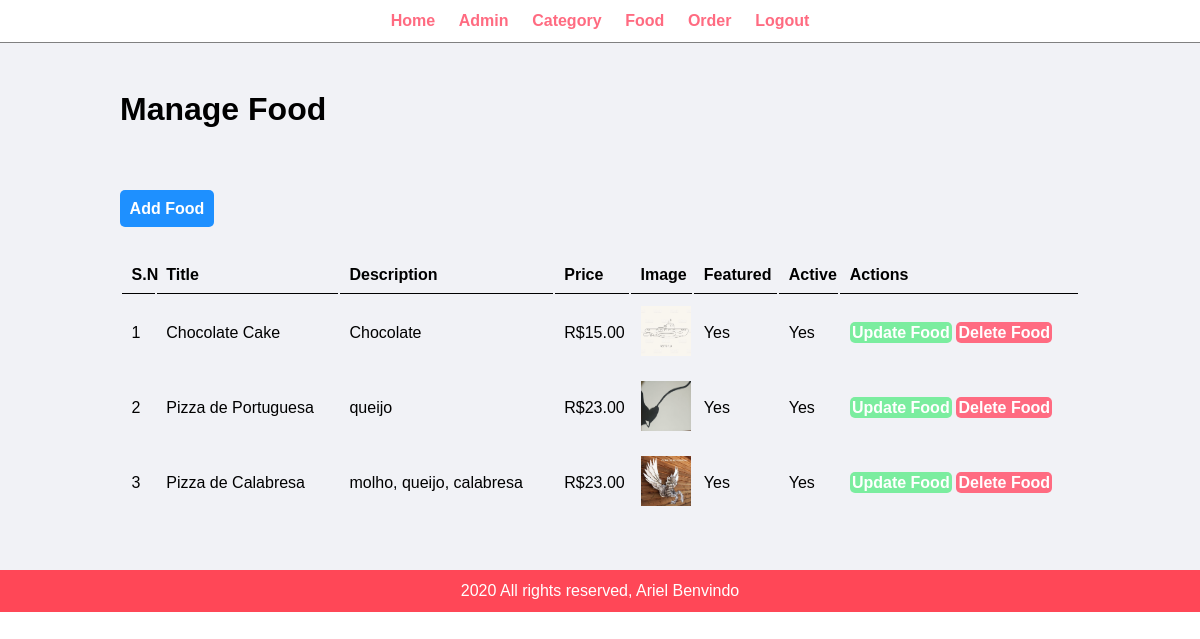
Screenshot of /admin/manage-food.php (signed in) with the database file from the repository.
### tables this page shows
CREATE TABLE `tbl_food` (
  `id` int(10) UNSIGNED NOT NULL,
  `title` varchar(150) NOT NULL,
  `description` varchar(255) NOT NULL,
  `price` decimal(10,2) NOT NULL,
  `image_id` varchar(255) NOT NULL,
  `category_id` int(10) UNSIGNED NOT NULL,
  `featured` varchar(10) NOT NULL,
  `active` varchar(10) NOT NULL
);

### admin/manage-food.php (the view, shortened to what this page needs)
<?php include 'partials/menu.php'; ?>
        <div class="main-content">
            <div class="wrapper">
                <h1>Manage Food</h1>
                <br/><br/>
                <br><br>
                <a href="<?php echo SITEURL ?>admin/add-food.php" class="btn-primary">Add Food</a>
                <br/><br/><br/>
                <table class="tbl-full">
                    <tr>
                        <th>S.N</th>
                        <th>Title</th>
                        <th>Description</th>
                        <th>Price</th>
                        <th>Image</th>
                        <th>Featured</th>
                        <th>Active</th>
                        <th>Actions</th>
                    </tr>
                    <?php
                        $sql = "SELECT * FROM tbl_food";
                        $res = mysqli_query($conn,$sql);
                        $count = mysqli_num_rows($res);
                        $sn = 1;
                        if($count>0){
                            while($row=mysqli_fetch_assoc($res)){
                                $id = $row['id'];
                                $title = $row['title'];
                                $description = $row['description'];
                                $price = $row['price'];
                                $image_name = $row['image_id'];
                                $featured = $row['featured'];
                                $active = $row['active'];
                                ?>
                                    <tr>
                                        <td><?php echo $sn++; ?></td>
                                        <td><?php echo $title; ?></td>
                                        <td><?php echo $description; ?></td>
                                        <td>R$<?php echo $price; ?></td>
                                        <td>
                                            <?php
                                                if($image_name!=""){
                                                    ?>
                                                    <img width="50px" height="50px" src="<?php echo SITEURL; ?>images/food/<?php echo $image_name; ?>" alt="">
                                                    <?php
                                                }else{
                                                    echo "<div clss='error' style='color: red;'>Image not added</div>";
                                                }
                                            ?>
                                        </td>
                                        <td><?php echo $featured; ?></td>
                                        <td><?php echo $active; ?></td>
                                        <td>
                                            <a href="<?php echo SITEURL ?>admin/update-food.php?id=<?php echo $id; ?>" class="btn-secondary">Update Food</a>
                                            <a href="<?php echo SITEURL ?>admin/delete-food.php?id=<?php echo $id; ?>&image_id=<?php echo $image_name; ?>" class="btn-danger">Delete Food</a>
                                        </td>
                                    </tr>
                                <?php
                            }
                        }else{
                            ?>
                            <tr>
                                <td colspan="8"><div class="error" style="color: red;">No Food Added.</div></td>
                            </tr>
                            <?php
                        }
                    ?>
                </table>
            </div>
        </div>
<?php include 'partials/footer.php'; ?>

### css/admin.css (style rules this page uses)
* { margin: 0; padding: 0; font-family: Arial, Helvetica, sans-serif; }
.wrapper { padding: 1%; width: 80%; margin: 0 auto; }
.btn-primary { background-color:#1e90ff; padding: 1%; color: #fff; text-decoration: none; border-radius: 5px; font-weight: bold; }
.btn-secondary { background-color:#7bed9f; padding: 1%; color: #fff; text-decoration: none; border-radius: 5px; font-weight: bold; outline: none; }
.btn-danger { background-color:#ff6b81; padding: 1%; color: #fff; text-decoration: none; border-radius: 5px; font-weight: bold; }
.main-content { background-color: #f1f2f6; padding: 3% 0; }

### css/table.css (style rules this page uses)
.tbl-full { width: 100%; }
table tr th { border-bottom: 1px solid black; padding: 1%; text-align: left; }
table tr td { padding: 1%; }

### rows the page displays
tbl_food: title "Chocolate Cake", description "Chocolate", price "15.00", image (picture), featured "Yes", active "Yes"
tbl_food: title "Pizza de Portuguesa", description "queijo", price "23.00", image (picture), featured "Yes", active "Yes"
tbl_food: title "Pizza de Calabresa", description "molho, queijo, calabresa", price "23.00", image (picture), featured "Yes", active "Yes"
